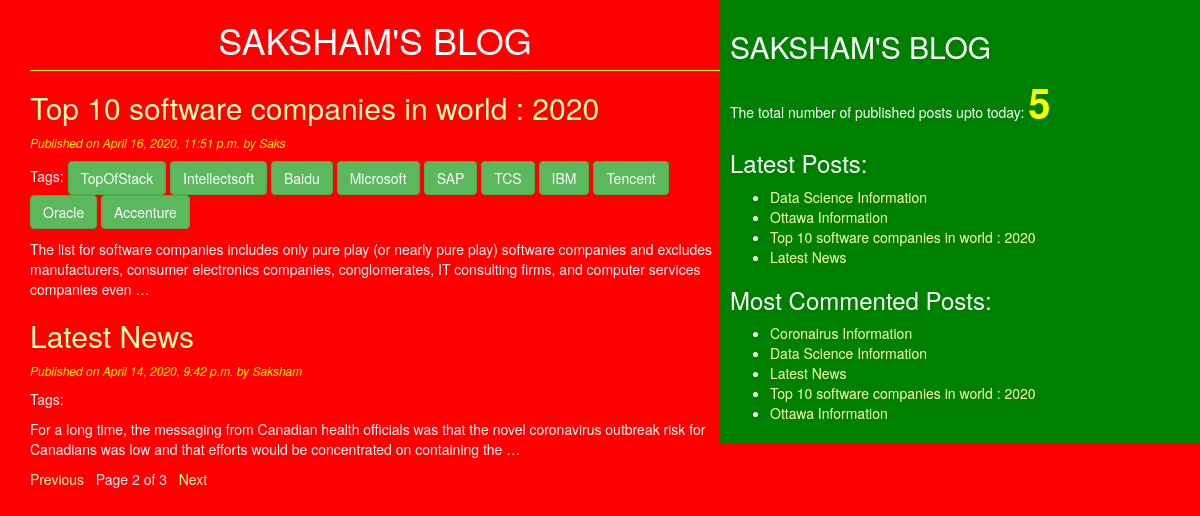
Screenshot of /?page=2 with the database file from the repository.
### blog/models.py (models this page shows, shortened)
class Post(models.Model):
    STATUS_CHOICES=(('draft','Draft'),('published','Published'))
    title=models.CharField(max_length=256)
    slug=models.SlugField(max_length=264,unique_for_date='publish')
    author=models.ForeignKey(User,related_name='blog_posts',on_delete=models.DO_NOTHING)
    body=models.TextField()
    publish=models.DateTimeField(default=timezone.now)
    created=models.DateTimeField(auto_now_add=True)
    updated=models.DateTimeField(auto_now=True)
    status=models.CharField(max_length=10,choices=STATUS_CHOICES,default='draft')
    objects=CustomManager()
    tags=TaggableManager()
    class Meta:
        ordering=('-publish',)
    def get_absolute_url(self):
        return reverse('post_detail',args=[self.publish.year,self.publish.strftime('%m'),self.publish.strftime('%d'),self.slug])

### blog/views.py (the view)
# urls.py: url(r'^$', views.post_list_view),
def post_list_view(request,tag_slug=None):
    post_list=Post.objects.all()
    tag=None
    if tag_slug:
        tag=get_object_or_404(Tag,slug=tag_slug)
        post_list=post_list.filter(tags__in=[tag])
    paginator=Paginator(post_list,2)
    page_number=request.GET.get('page')
    try:
        post_list=paginator.page(page_number)
    except PageNotAnInteger:
        post_list=paginator.page(1)
    except EmptyPage:
        post_list=paginator.page(paginator.num_pages)
    return render(request,'blog/post_list.html',{'post_list':post_list,'tag':tag})

### blog/models.py (called while the page is built)
    def get_queryset(self):
        return super().get_queryset().filter(status='published')

### blog/templatetags/blog_tags.py (called while the page is built)
@register.simple_tag(name='my_tag')
def total_posts():
    return Post.objects.count()

@register.inclusion_tag('blog/latest_posts123.html')
def show_latest_posts(count=3):
    latest_posts=Post.objects.order_by('-publish')[:count]
    return {'latest_posts':latest_posts}

@register.simple_tag
def get_most_commented_posts(count=5):
    return Post.objects.annotate(total_comments=Count('comments')).order_by('-total_comments')[:count]

### templates/blog/post_list.html (shortened to what this page needs)
{%extends 'blog/base.html' %}
    {%block content%}
      <h1>SAKSHAM'S BLOG</h1>
      {%for post in post_list%}
          <a href="{{post.get_absolute_url}}"><h2>{{post.title}}</h2></a>
          <p id='date'>Published on {{post.publish}} by {{post.author|title}}</p>
          <p>Tags:
            {%for tag in post.tags.all %}
                <a href="{%url 'post_list_by_tag_name' tag.slug %}" class='btn btn-success'>{{tag.name}}</a>
            {%endfor%}
          </p>
          {{post.body|truncatewords:30|linebreaks}}
      {%endfor%}
      {%include 'blog/pagination.html' with page=post_list %}
    {%endblock%}

### templates/blog/base.html (shortened to what this page needs)
<!DOCTYPE html>
{%load blog_tags%}
{%load staticfiles%}
<html lang="en" dir="ltr">
  <head>
    <link rel="stylesheet" href="https://maxcdn.bootstrapcdn.com/bootstrap/3.3.7/css/bootstrap.min.css">
    <link rel="stylesheet" href="{%static "css/blog.css" %}">
  </head>
  <body>
    <div class="content">
      {%block content%}{%endblock%}
    </div>
    <div class='sidebar'>
      <h2>SAKSHAM'S BLOG</h2>
      <p>The total number of published posts upto today: <span id='pcount'>{% my_tag%}</span> </p>
      <h3>Latest Posts:</h3>{%show_latest_posts 4%}
      <h3>Most Commented Posts:</h3>
      {%get_most_commented_posts as most_commented_posts%}
      <ul>
         {%for post in most_commented_posts %}
        <li><a href="{{post.get_absolute_url}}">{{post.title}}</a></li>
        {%endfor%}
      </ul>
    </div>
  </body>
</html>

### templates/blog/latest_posts123.html
<ul>
  {%for post in latest_posts %}
  <li><a href="{{post.get_absolute_url}}">{{post.title}}</a></li>
  {%endfor%}
</ul>

### static/css/blog.css (style rules this page uses)
.content { width:60%; float:left; padding:0 0 0 30px; background: red; height:100%; }
.sidebar { width:40%; float:right; padding: 10px; background:green; height:100%; }
h1 { text-align: center; border-bottom: 1px solid yellow ; padding-bottom: 10px; }
body { color:white; background: red; }
#date { color:yellow; font-size: 12px; font-style: italic; }
a { color:#ffffb3; }
#pcount { font-size: 40px; color: yellow; font-weight: bold; }

### rows the page displays
Post: title "Top 10 software companies in world : 2020", publish "April 16, 2020, 11:51 p.m.", author "Saks", body "The list for software companies includes only pure play (or nearly pure play) software companies and excludes manufacturers, consumer electronics companies, conglomerates, IT consulting firms, and computer services companies even …"
Tag: name "TopOfStack"
Tag: name "Intellectsoft"
Tag: name "Baidu"
Tag: name "Microsoft"
Tag: name "SAP"
Tag: name "TCS"
Tag: name "IBM"
Tag: name "Tencent"
Tag: name "Oracle"
Tag: name "Accenture"
Post: title "Latest News", publish "April 14, 2020, 9:42 p.m.", author "Saksham", body "For a long time, the messaging from Canadian health officials was that the novel coronavirus outbreak risk for Canadians was low and that efforts would be concentrated on containing the …"
Post: title "Data Science Information"
Post: title "Ottawa Information"
Post: title "Coronairus Information"

### other values shown
{{ page.number }} "2"
{{ page.paginator.num_pages }} "3"
